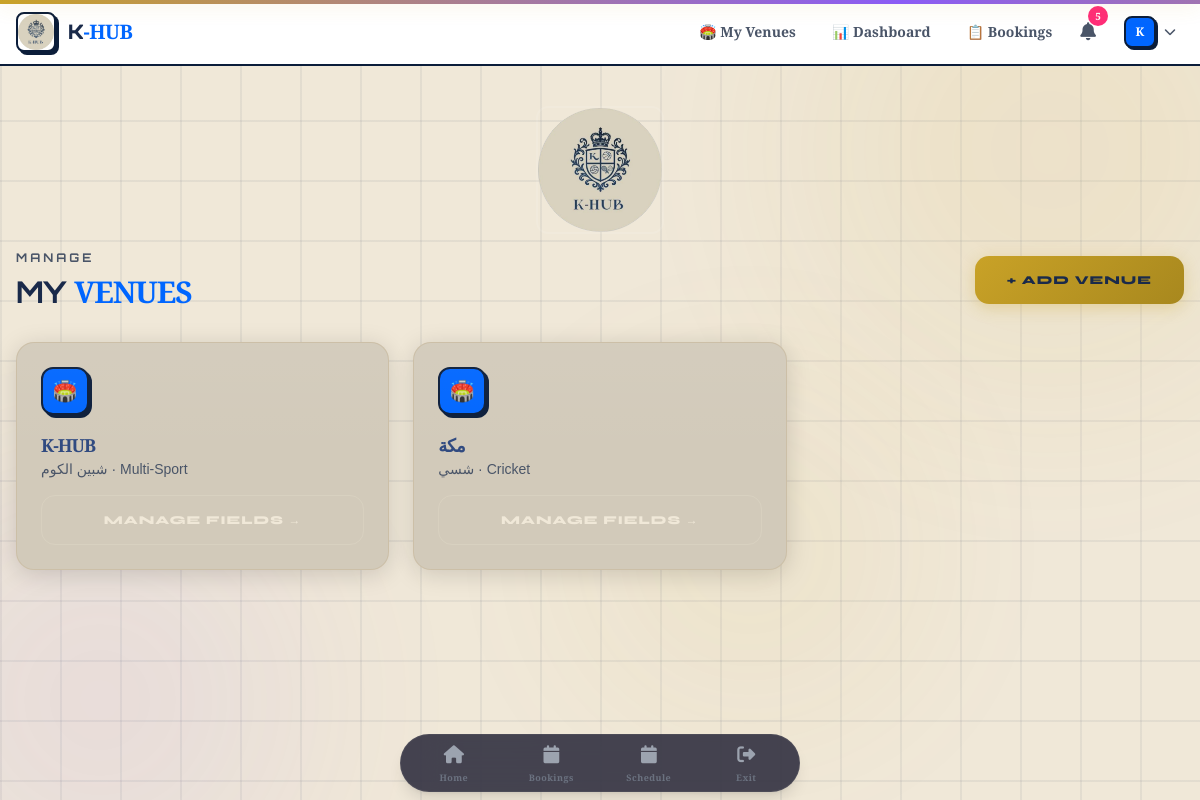
The page /venues/ (signed in) on the database its author committed.
### accounts/models.py (models this page shows, shortened)
class User(AbstractBaseUser, PermissionsMixin):
    ROLE_CHOICES = [
        ('PLAYER', 'Player'),
        ('VENUE_OWNER', 'Venue Owner'),
        ('ADMIN', 'Admin'),
    ]
    email = models.EmailField(unique=True, db_index=True)
    username = models.CharField(max_length=50, unique=True, null=True, blank=True)
    role = models.CharField(max_length=20, choices=ROLE_CHOICES, default='PLAYER')
    is_active = models.BooleanField(default=True)
    is_staff = models.BooleanField(default=False)
    date_joined = models.DateTimeField(default=timezone.now)
    objects = UserManager()
    USERNAME_FIELD = 'email'
    REQUIRED_FIELDS = []
    class Meta:
        indexes = [
            models.Index(fields=['email']),
            models.Index(fields=['role']),
        ]
    @property
    def is_player(self):
        return self.role == 'PLAYER'
    @property
    def is_venue_owner(self):
        return self.role == 'VENUE_OWNER'

### venues/models.py (models this page shows, shortened)
class Venue(models.Model):
    SPORT_CHOICES = [
        ('FOOTBALL', 'Football'),
        ('CRICKET', 'Cricket'),
        ('BASKETBALL', 'Basketball'),
        ('TENNIS', 'Tennis'),
        ('PADEL', 'Padel'),
        ('BADMINTON', 'Badminton'),
        ('VOLLEYBALL', 'Volleyball'),
        ('MULTI', 'Multi-Sport'),
    ]
    owner = models.ForeignKey(settings.AUTH_USER_MODEL, on_delete=models.CASCADE, related_name='venues')
    name = models.CharField(max_length=200)
    address = models.TextField()
    city = models.CharField(max_length=100)
    sport_type = models.CharField(max_length=20, choices=SPORT_CHOICES)
    description = models.TextField(blank=True)
    logo = models.ImageField(upload_to='venue_logos/', null=True, blank=True)
    brand_color = models.CharField(max_length=7, default='#0066FF')
    brand_name = models.CharField(max_length=200, blank=True)
    created_at = models.DateTimeField(auto_now_add=True)

### venues/views.py (the view)
# urls.py: path('', views.venue_list, name='list'),
@venue_owner_required
def venue_list(request):
    venues = Venue.objects.filter(owner=request.user)
    return render(request, 'venues/venue_list.html', {'venues': venues})

### notifications/context_processors.py (called while the page is built)
def unread_count(request):
    if request.user.is_authenticated:
        count = Notification.objects.filter(user=request.user, is_read=False).count()
        return {'unread_notifications_count': count}
    return {'unread_notifications_count': 0}

### venues/templates/venues/venue_list.html (shortened to what this page needs)
{% extends 'base.html' %}
{% block content %}
<div class="animate-fade-up">
    <div class="flex justify-between items-center mb-8">
        <div>
            <p class="text-xs font-bold uppercase tracking-[3px] text-[#4A5568] mb-2" style="font-family: 'Orbitron', sans-serif;">Manage</p>
            <h1 class="text-3xl font-bold" style="font-family: 'Orbitron', sans-serif;">MY <span style="color: #0066FF;">VENUES</span></h1>
        </div>
        <a href="{% url 'venues:create' %}" class="btn-chrome text-xs">+ Add Venue</a>
    </div>
    {% if venues %}
        <div class="grid grid-cols-1 md:grid-cols-2 lg:grid-cols-3 gap-6">
            {% for venue in venues %}
                <div class="khub-card p-6 group">
                    <div class="w-12 h-12 rounded-xl bg-[#0066FF] flex items-center justify-center text-xl mb-4 border-2 border-[#0B1D3A] shadow-[3px_3px_0px_#0B1D3A]">🏟️</div>
                    <h3 class="font-bold text-lg">{{ venue.name }}</h3>
                    <p class="text-sm text-[#4A5568]">{{ venue.city }} · {{ venue.get_sport_type_display }}</p>
                    <a href="{% url 'venues:venue_detail' venue.id %}" class="btn-outline w-full text-center block mt-4 text-xs">Manage Fields →</a>
                </div>
            {% endfor %}
        </div>
    {% else %}
        <div class="khub-card p-20 text-center">
            <span class="text-6xl mb-6 block">🏗️</span>
            <h3 class="text-xl font-bold" style="font-family: 'Orbitron', sans-serif;">No Venues Yet</h3>
            <a href="{% url 'venues:create' %}" class="btn-chrome inline-block mt-4 text-xs">Get Started</a>
        </div>
    {% endif %}
</div>
{% endblock %}

### templates/navbar.html (shortened to what this page needs)
{% load static %}
<nav class="hidden md:block bg-white border-b-2 border-[#0B1D3A] sticky top-0 z-50">
    <div class="container mx-auto px-4 max-w-7xl">
        <div class="flex items-center justify-between h-16">
            <a href="/" class="flex items-center gap-3">
                <img src="{% static 'img/logo.png' %}" alt="K-HUB" class="w-10 h-10 rounded-lg border-2 border-[#0B1D3A] shadow-[3px_3px_0px_#0B1D3A] object-contain bg-white">
                <span class="text-xl font-black tracking-tight" style="font-family: 'Orbitron', sans-serif;">
                    K<span style="color: #0066FF;">-HUB</span>
                </span>
            </a>
            {% if user.is_authenticated %}
            <div class="flex items-center gap-1">
                {% if user.is_player %}
                    <a href="{% url 'booking:browse_fields' %}" class="px-4 py-2 text-sm font-bold text-[#4A5568] hover:text-[#0066FF] hover:bg-[#F5F0E5] rounded-lg transition">
                        🏟️ Book
                    </a>
                    <a href="{% url 'teams:room_list' %}" class="px-4 py-2 text-sm font-bold text-[#4A5568] hover:text-[#0066FF] hover:bg-[#F5F0E5] rounded-lg transition">
                        🎮 Rooms
                    </a>
                    <a href="{% url 'booking:history' %}" class="px-4 py-2 text-sm font-bold text-[#4A5568] hover:text-[#0066FF] hover:bg-[#F5F0E5] rounded-lg transition">
                        📋 My Bookings
                    </a>
                {% elif user.is_venue_owner %}
                    <a href="{% url 'venues:list' %}" class="px-4 py-2 text-sm font-bold text-[#4A5568] hover:text-[#0066FF] hover:bg-[#F5F0E5] rounded-lg transition">
                        🏟️ My Venues
                    </a>
                    <a href="{% url 'venues:owner_dashboard' %}" class="px-4 py-2 text-sm font-bold text-[#4A5568] hover:text-[#0066FF] hover:bg-[#F5F0E5] rounded-lg transition">
                        📊 Dashboard
                    </a>
                    <a href="{% url 'venues:booking_requests' %}" class="px-4 py-2 text-sm font-bold text-[#4A5568] hover:text-[#0066FF] hover:bg-[#F5F0E5] rounded-lg transition">
                        📋 Bookings
                    </a>
                {% endif %}
                <a href="{% url 'notifications:list' %}" class="relative p-2 text-[#4A5568] hover:text-[#0066FF] transition">
                    <i class="fas fa-bell text-lg"></i>
                    <span id="notifBadge" class="absolute -top-1 -right-1 w-5 h-5 bg-[#FF2D78] rounded-full text-[10px] flex items-center justify-center font-bold text-white hidden">
                    </span>
                </a>
                <div class="relative ml-2">
                    <button onclick="document.getElementById('userDropdown').classList.toggle('hidden')" class="flex items-center gap-2 p-2 hover:bg-[#F5F0E5] rounded-lg transition">
                        <div class="w-8 h-8 rounded-lg bg-[#0066FF] flex items-center justify-center text-white font-bold text-xs border-2 border-[#0B1D3A] shadow-[2px_2px_0px_#0B1D3A]">
                            {{ user.username|first|upper }}
                        </div>
                        <i class="fas fa-chevron-down text-xs text-[#4A5568]"></i>
                    </button>
                </div>
            </div>
{% else %}
<div class="flex items-center gap-3">
    <a href="{% url 'accounts:login' %}" class="btn-outline text-xs py-2 px-4">Sign In</a>
    <a href="{% url 'accounts:register_player' %}" class="btn-chrome text-xs py-2 px-4">Get Started</a>
</div>
{% endif %}
        </div>
    </div>
</nav>

### templates/base.html (style rules this page uses)
:root { --chrome: #C9A227; --navy: #1A2A4A; --beige: #F0E8D8; --white: #F0E8D8; --pink: #C9A227; --purple: #8B5CF6; --border: #1A2A4A; --gold: #C9A227; --text-light: #F0E8D8; --text-dark: #1A2A4A; }
* { font-family: 'Cinzel', sans-serif; }
h1, h2, h3 { font-family: 'Cinzel', sans-serif; font-weight: 800; text-transform: uppercase; letter-spacing: -1px; }
body { background: var(--beige); color: var(--navy); min-height: 100vh; font-weight: 500; overflow-x: hidden; }
body::before { content: ''; position: fixed; inset: 0; background-image: linear-gradient(rgba(26,42,74,0.06) 2px, transparent 2px), linear-gradient(90deg, rgba(26,42,74,0.06) 2px, transparent 2px); background-size: 60px 60px; animation: gridMove 20s linear infinite; pointer-events: none; z-index: 0; }
body::after { content: ''; position: fixed; top: 0; left: 0; right: 0; height: 4px; background: linear-gradient(90deg, var(--chrome), var(--purple), var(--pink), var(--gold), var(--chrome)); background-size: 300% 100%; animation: chromeSlide 2s linear infinite; z-index: 100; box-shadow: 0 0 20px rgba(201,162,39,0.3); }
.khub-card { background: #d2caba; color: #304a80; border: 1px solid rgba(146, 97, 0, 0.1); border-radius: 18px; transition: all 0.3s cubic-bezier(0.4, 0, 0.2, 1); box-shadow: 0 4px 24px rgba(0,0,0,0.15); position: relative; overflow: hidden; }
.khub-card::before { content: ''; position: absolute; top: 0; left: 0; right: 0; height: 50%; background: linear-gradient(180deg, rgba(255,255,255,0.05) 0%, transparent 100%); pointer-events: none; border-radius: 18px 18px 0 0; }
.btn-chrome { background: linear-gradient(135deg, #C9A227, #A8881E); color: #1A2A4A; padding: 16px 32px; border-radius: 14px; font-weight: 800; font-size: 14px; text-transform: uppercase; letter-spacing: 1px; border: none; box-shadow: 0 4px 16px rgba(201,162,39,0.3); transition: all 0.3s ease; cursor: pointer; font-family: 'Syne', sans-serif; position: relative; overflow: hidden; }
.btn-chrome::after { content: ''; position: absolute; top: 0; left: -100%; width: 100%; height: 100%; background: linear-gradient(90deg, transparent, rgba(255,255,255,0.2), transparent); transition: left 0.5s ease; }
.btn-outline { background: transparent; color: #F0E8D8; padding: 16px 32px; border-radius: 14px; font-weight: 800; font-size: 14px; text-transform: uppercase; letter-spacing: 1px; border: 1px solid rgba(240,232,216,0.2); transition: all 0.3s ease; cursor: pointer; font-family: 'Syne', sans-serif; }
.animate-fade-up { animation: fadeUp 0.4s cubic-bezier(0.4, 0, 0.2, 1) forwards; }

### rows shown on the page
User: username|first "K"
Venue: name "K-HUB", city "شبين الكوم", sport_type "Multi-Sport"
Venue: name "مكة", city "شسي", sport_type "Cricket"
